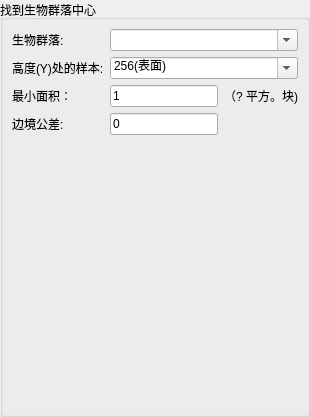
         <widget class="QWidget" name="pageBiomeCenter">
          <layout class="QGridLayout" name="gridLayout_18">
           <property name="leftMargin">
            <number>0</number>
           </property>
           <property name="topMargin">
            <number>0</number>
           </property>
           <property name="rightMargin">
            <number>0</number>
           </property>
           <property name="bottomMargin">
            <number>0</number>
           </property>
           <property name="spacing">
            <number>0</number>
           </property>
           <item row="0" column="0">
            <widget class="QGroupBox" name="groupBox_5">
             <property name="title">
              <string>&#25214;&#21040;&#29983;&#29289;&#32676;&#33853;&#20013;&#24515;</string>
             </property>
             <layout class="QGridLayout" name="gridLayout_19">
              <item row="3" column="0">
               <widget class="QLabel" name="label_4">
                <property name="text">
                 <string>&#36793;&#22659;&#20844;&#24046;:</string>
                </property>
               </widget>
              </item>
              <item row="0" column="0">
               <widget class="QLabel" name="label_6">
                <property name="text">
                 <string>&#29983;&#29289;&#32676;&#33853;:</string>
                </property>
               </widget>
              </item>
              <item row="2" column="2" colspan="2">
               <widget class="QLineEdit" name="lineBiomeSize">
                <property name="text">
                 <string>1</string>
                </property>
               </widget>
              </item>
              <item row="4" column="1">
               <spacer name="verticalSpacer_4">
                <property name="orientation">
                 <enum>Qt::Vertical</enum>
                </property>
                <property name="sizeHint" stdset="0">
                 <size>
                  <width>20</width>
                  <height>270</height>
                 </size>
                </property>
               </spacer>
              </item>
              <item row="2" column="0">
               <widget class="QLabel" name="label_5">
                <property name="text">
                 <string>&#26368;&#23567;&#38754;&#31215;&#65306;</string>
                </property>
               </widget>
              </item>
              <item row="1" column="0" colspan="2">
               <widget class="QLabel" name="labelY_2">
                <property name="text">
                 <string>&#39640;&#24230;(Y)&#22788;&#30340;&#26679;&#26412;:</string>
                </property>
               </widget>
              </item>
              <item row="3" column="2" colspan="2">
               <widget class="QLineEdit" name="lineTolerance">
                <property name="text">
                 <string>0</string>
                </property>
               </widget>
              </item>
              <item row="2" column="4">
               <widget class="QLabel" name="labelBiomeSize">
                <property name="sizePolicy">
                 <sizepolicy hsizetype="MinimumExpanding" vsizetype="Preferred">
                  <horstretch>0</horstretch>
                  <verstretch>0</verstretch>
                 </sizepolicy>
                </property>
                <property name="text">
                 <string>&#65288;? &#24179;&#26041;&#12290;&#22359;)</string>
                </property>
               </widget>
              </item>
              <item row="0" column="2" colspan="3">
               <widget class="QComboBox" name="comboMatchBiome">
                <property name="editable">
                 <bool>true</bool>
                </property>
                <property name="maxVisibleItems">
                 <number>20</number>
                </property>
               </widget>
              </item>
              <item row="1" column="2" colspan="3">
               <widget class="QComboBox" name="comboY2">
                <property name="editable">
                 <bool>true</bool>
                </property>
                <property name="maxVisibleItems">
                 <number>12</number>
                </property>
                <item>
                 <property name="text">
                  <string>256(&#34920;&#38754;)</string>
                 </property>
                </item>
                <item>
                 <property name="text">
                  <string>128&#65288;&#19979;&#30028;&#23627;&#39030;&#65289;</string>
                 </property>
                </item>
                <item>
                 <property name="text">
                  <string>62(&#28023;&#24179;&#38754;)</string>
                 </property>
                </item>
                <item>
                 <property name="text">
                  <string>48</string>
                 </property>
                </item>
                <item>
                 <property name="text">
                  <string>32</string>
                 </property>
                </item>
                <item>
                 <property name="text">
                  <string>16</string>
                 </property>
                </item>
                <item>
                 <property name="text">
                  <string>0</string>
                 </property>
                </item>
                <item>
                 <property name="text">
                  <string>- 16</string>
                 </property>
                </item>
                <item>
                 <property name="text">
                  <string>- 32</string>
                 </property>
                </item>
                <item>
                 <property name="text">
                  <string>- 48</string>
                 </property>
                </item>
                <item>
                 <property name="text">
                  <string>-64(&#22522;&#30784;)</string>
                 </property>
                </item>
               </widget>
              </item>
             </layout>
            </widget>
           </item>
          </layout>
         </widget>
